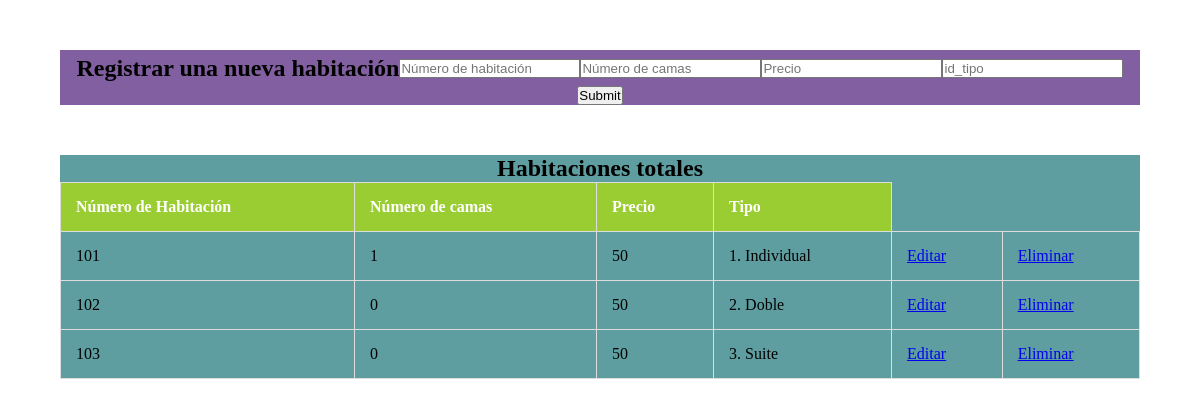
The page /rooms.php (signed in) on the database its author committed.
### tables this page shows
CREATE TABLE `habitacion` (
  `id_habitacion` int(11) NOT NULL,
  `num_camas` int(11) DEFAULT NULL,
  `precio` int(11) NOT NULL,
  `nombre` varchar(45) NOT NULL,
  `descrip` varchar(200) NOT NULL,
  `imagen` varchar(200) NOT NULL
);

### rooms.php (the view, shortened to what this page needs)
<?php
    include_once 'connection.php';
?>
<DOCTYPE html>
<html>
<head>
<link href="sass/users.css" rel="stylesheet" type="text/css">
</head>
<body>
    <form action="insert_rooms.php" method="post" class="container_form">
    <h2 class="container_newuser">Registrar una nueva habitación</h2>
        <input type="number" name='num_habitacion' placeholder='Número de habitación'> <br><br>
        <input type="number" name='num_camas' placeholder='Número de camas'> <br><br>
        <input type="number" name='precio' placeholder='Precio'> <br><br>
        <input type="number" name='id_tipo' placeholder='id_tipo'> <br><br>
        <input type="submit" name='registrar'>
    </form>
    <div class="container_table">
    <h2>Habitaciones totales</h2>
    <table class='user_table'>
        <tr>
            <th>Número de Habitación</th>
            <th>Número de camas</th>
            <th>Precio</th>
            <th>Tipo</th>
        </tr>
    <?php
        $query= $conn->prepare("SELECT * FROM habitacion");
        $query->execute();
        while($row = $query->fetch()){
    ?>
        <tr>
            <td><?php echo $row['id_habitacion'] ?></td>
            <td><?php echo $row['num_camas'] ?></td>
            <td><?php echo $row['precio'] ?></td>
            <td><?php echo $row['nombre'] ?></td>
            <td><a href="rooms_update.php?upd=<?php echo $row['id_habitacion']; ?>">Editar</a></td>
            <td><a href="remove.php?upd=<?php echo $row['id_habitacion']; ?>"class="item_link">Eliminar</a></td>
        </tr>
    <?php
        }
    ?>
    </table>
    </div>
</body>
</html>

### sass/users.css (style rules this page uses)
* { margin: 0; padding: 0; }
.container_newuser { -ms-flex-item-align: center; -ms-grid-row-align: center; align-self: center; -ms-grid-column-align: center; justify-self: center; }
.container_form { display: -webkit-box; display: -ms-flexbox; display: flex; -webkit-box-align: center; -ms-flex-align: center; align-items: center; -webkit-box-pack: center; -ms-flex-pack: center; justify-content: center; width: 90%; margin: 50px auto; background-color: #815fa0; -ms-flex-wrap: wrap; flex-wrap: wrap; }
.container_table { width: 90%; margin: 50px auto; background-color: cadetblue; }
.container_table h2 { text-align: center; }
.table, td, th { border: 1px solid #ddd; text-align: left; }
.user_table { width: 100%; border-collapse: collapse; }
th, td { padding: 15px; text-align: left; }
th { color: white; background-color: yellowgreen; }

### rows shown on the page
habitacion: id_habitacion "101", num_camas "1", precio "50", nombre "1. Individual"
habitacion: id_habitacion "102", num_camas "0", precio "50", nombre "2. Doble"
habitacion: id_habitacion "103", num_camas "0", precio "50", nombre "3. Suite"
